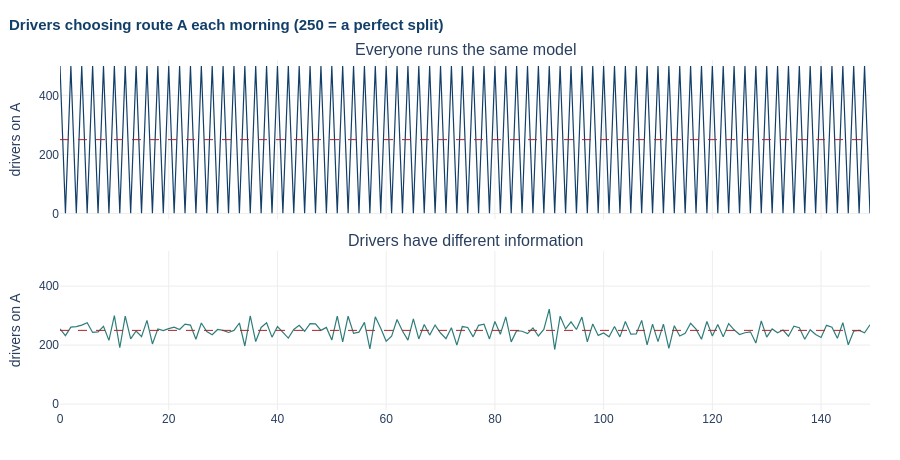

Notebook cell for this chart:
### Code cell
fig = make_subplots(rows=2, cols=1, shared_xaxes=True, vertical_spacing=0.09,
                    subplot_titles=("Everyone runs the same model",
                                    "Drivers have different information"))
for row, key in enumerate(["everyone runs the same model",
                           "drivers have different information"], start=1):
    h, _ = results[key]
    fig.add_trace(go.Scatter(y=h.on_A.to_numpy(), mode="lines",
                             line=dict(color=NAVY if row == 1 else TEAL, width=1.2),
                             showlegend=False), row=row, col=1)
    fig.add_hline(y=250, line=dict(color=RED, dash="dash", width=1), row=row, col=1)
style(fig, title="Drivers choosing route A each morning (250 = a perfect split)", height=460)
fig.update_yaxes(range=[-20, 520], title="drivers on A")
fig.show()

### Figure 1 — Plotly figure (JSON) as saved in the notebook; plotly's stock layout.template omitted (floating-point values rounded to 4 significant figures; data arrays with more than 128 entries replaced by an {"elided": "..."} marker saying what was removed)
{"data": [{"line": {"color": "#123F69", "width": 1.2}, "mode": "lines", "showlegend": false, "type": "scatter", "xaxis": "x", "y": {"elided": "150 int values"}, "yaxis": "y"}, {"line": {"color": "#2E7D7B", "width": 1.2}, "mode": "lines", "showlegend": false, "type": "scatter", "xaxis": "x2", "y": {"elided": "150 int values"}, "yaxis": "y2"}], "layout": {"annotations": [{"font": {"size": 16}, "showarrow": false, "text": "Everyone runs the same model", "x": 0.5, "xanchor": "center", "xref": "paper", "y": 1, "yanchor": "bottom", "yref": "paper"}, {"font": {"size": 16}, "showarrow": false, "text": "Drivers have different information", "x": 0.5, "xanchor": "center", "xref": "paper", "y": 0.455, "yanchor": "bottom", "yref": "paper"}], "colorway": ["#123F69", "#E38B29", "#8A8A8A", "#2E7D7B", "#B22222"], "font": {"family": "Helvetica, Arial, sans-serif", "size": 12}, "height": 460, "legend": {"orientation": "h", "x": 0, "y": 1, "yanchor": "bottom"}, "margin": {"b": 50, "l": 60, "r": 30, "t": 60}, "shapes": [{"line": {"color": "#B22222", "dash": "dash", "width": 1}, "type": "line", "x0": 0, "x1": 1, "xref": "x domain", "y0": 250, "y1": 250, "yref": "y"}, {"line": {"color": "#B22222", "dash": "dash", "width": 1}, "type": "line", "x0": 0, "x1": 1, "xref": "x2 domain", "y0": 250, "y1": 250, "yref": "y2"}], "title": {"font": {"color": "#123F69", "size": 15}, "text": "<b>Drivers choosing route A each morning (250 = a perfect split)</b>", "x": 0.01}, "xaxis": {"anchor": "y", "domain": [0, 1], "gridcolor": "#EDEDED", "matches": "x2", "showticklabels": false, "zeroline": false}, "xaxis2": {"anchor": "y2", "domain": [0, 1], "gridcolor": "#EDEDED", "zeroline": false}, "yaxis": {"anchor": "x", "domain": [0.545, 1], "gridcolor": "#EDEDED", "range": [-20, 520], "title": {"text": "drivers on A"}, "zeroline": false}, "yaxis2": {"anchor": "x2", "domain": [0, 0.455], "gridcolor": "#EDEDED", "range": [-20, 520], "title": {"text": "drivers on A"}, "zeroline": false}}}
